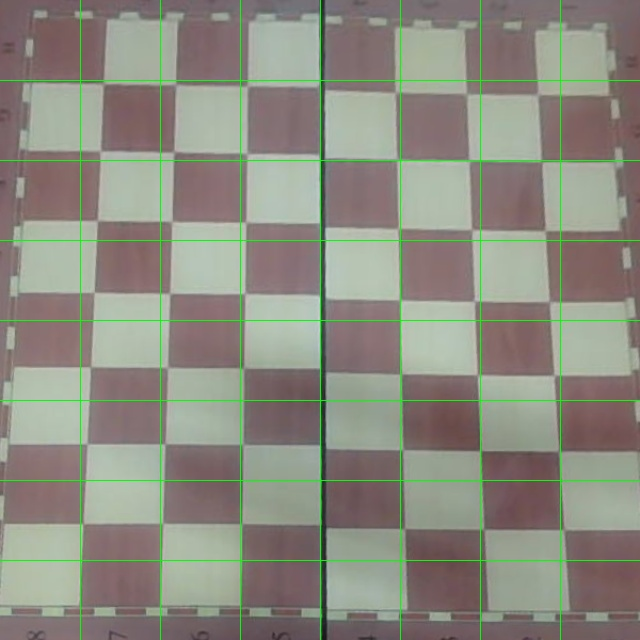
#> input picture empty_board.jpg, 640 x 640 px, found by its file name
$ python test_detection.py
#> lines starting #> are read from the running program, lines starting #| are printed output that depends on the picture
### src/old/identify_pieces.py
import cv2
import numpy as np

THRESHOLD_DIFF = 40


# ---- detect if piece exists ----
def is_piece_present(empty_cell, current_cell):
    empty_gray = cv2.cvtColor(empty_cell, cv2.COLOR_BGR2GRAY)
    curr_gray = cv2.cvtColor(current_cell, cv2.COLOR_BGR2GRAY)

    diff = cv2.absdiff(empty_gray, curr_gray)
    _, thresh = cv2.threshold(diff, THRESHOLD_DIFF, 255, cv2.THRESH_BINARY)

    return np.sum(thresh == 255) > 300


# ---- detect color ----
def detect_color(cell):
    avg = np.mean(cell)
    return "white" if avg > 130 else "black"


# ---- detect piece type (simple heuristic) ----
def detect_piece_type(cell):
    gray = cv2.cvtColor(cell, cv2.COLOR_BGR2GRAY)
    _, thresh = cv2.threshold(gray, 120, 255, cv2.THRESH_BINARY_INV)

    contours, _ = cv2.findContours(thresh, cv2.RETR_EXTERNAL, cv2.CHAIN_APPROX_SIMPLE)

    if not contours:
        return "unknown"

    cnt = max(contours, key=cv2.contourArea)
    area = cv2.contourArea(cnt)

    x, y, w, h = cv2.boundingRect(cnt)
    aspect_ratio = h / (w + 1e-5)

    # ---- VERY BASIC RULES ----
    if area < 500:
        return "pawn"
    elif aspect_ratio > 1.5:
        return "bishop"
    elif 0.8 < aspect_ratio < 1.2:
        return "rook"
    elif area > 1500:
        return "queen"
    else:
        return "knight"


# ---- main board detection ----
def get_board_state(empty_frame, current_frame):
    board = [["" for _ in range(8)] for _ in range(8)]

    cell_size = 80

    for i in range(8):
        for j in range(8):
            empty_cell = empty_frame[i*cell_size:(i+1)*cell_size,
                                     j*cell_size:(j+1)*cell_size]

            curr_cell = current_frame[i*cell_size:(i+1)*cell_size,
                                      j*cell_size:(j+1)*cell_size]

            # center crop
            h, w, _ = curr_cell.shape
            empty_cell = empty_cell[h//4:3*h//4, w//4:3*w//4]
            curr_cell = curr_cell[h//4:3*h//4, w//4:3*w//4]

            if not is_piece_present(empty_cell, curr_cell):
                board[i][j] = "."
            else:
                color = detect_color(curr_cell)
                piece = detect_piece_type(curr_cell)

                board[i][j] = f"{color}_{piece}"

    return board

### src/old/test_detection.py
import cv2
from identify_pieces import get_board_state

empty = cv2.imread("empty_board.jpg")
#> empty is the input picture: shape (640, 640, 3); mean B, G, R 128.2, 140, 140.4
current = cv2.imread("fixed_board.jpg")
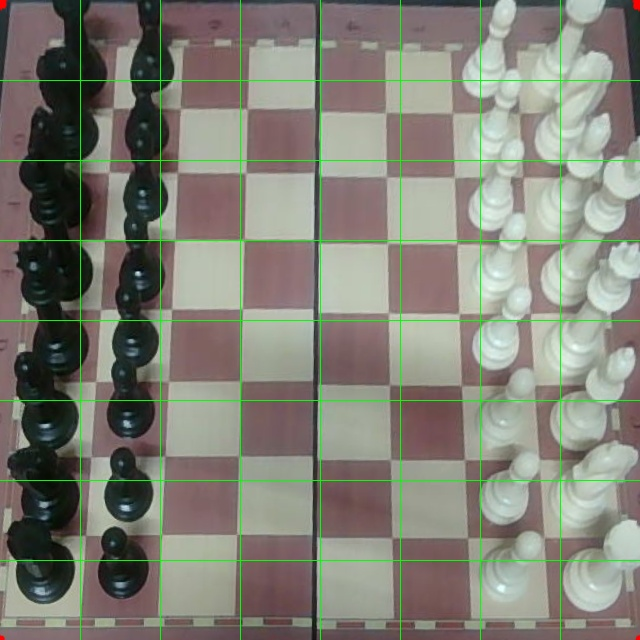
#> input picture fixed_board.jpg, 640 x 640 px, found by its file name
#> current is the input picture: shape (640, 640, 3); mean B, G, R 117.5, 128.6, 128.6

board = get_board_state(empty, current)
#> after the loop in get_board_state, `for i in range(8):`:
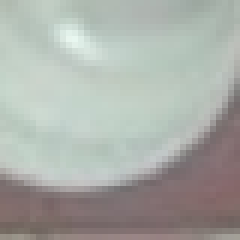
#> curr_cell: shape (40, 40, 3) (shown 6 times larger); mean B, G, R 167.2, 172.6, 169.3
#> after the loop in get_board_state, `for i in range(8):`: board = 8 items
#> board = 8 items

for row in board:
    print(row)
#> this loop made 8 passes
#| ['black_rook', 'black_rook', '.', 'white_knight', '.', 'white_knight', 'white_pawn', 'black_rook']
#| ['black_rook', 'black_knight', 'white_pawn', 'black_knight', 'white_pawn', 'white_pawn', 'white_pawn', 'white_pawn']
#| ['black_rook', 'black_bishop', '.', '.', '.', '.', 'white_pawn', 'white_pawn']
#| ['black_rook', 'black_rook', '.', '.', '.', '.', 'white_unknown', 'white_pawn']
#| ['black_rook', 'black_knight', 'black_rook', 'white_unknown', '.', '.', 'white_pawn', 'white_pawn']
#| ['black_rook', 'black_rook', 'white_pawn', 'black_rook', 'white_unknown', 'black_rook', 'white_pawn', 'white_pawn']
#| ['black_rook', 'black_knight', 'black_rook', 'white_pawn', 'black_rook', 'white_pawn', 'white_rook', 'white_pawn']
#| ['black_knight', 'black_rook', '.', '.', '.', '.', '.', 'white_pawn']
